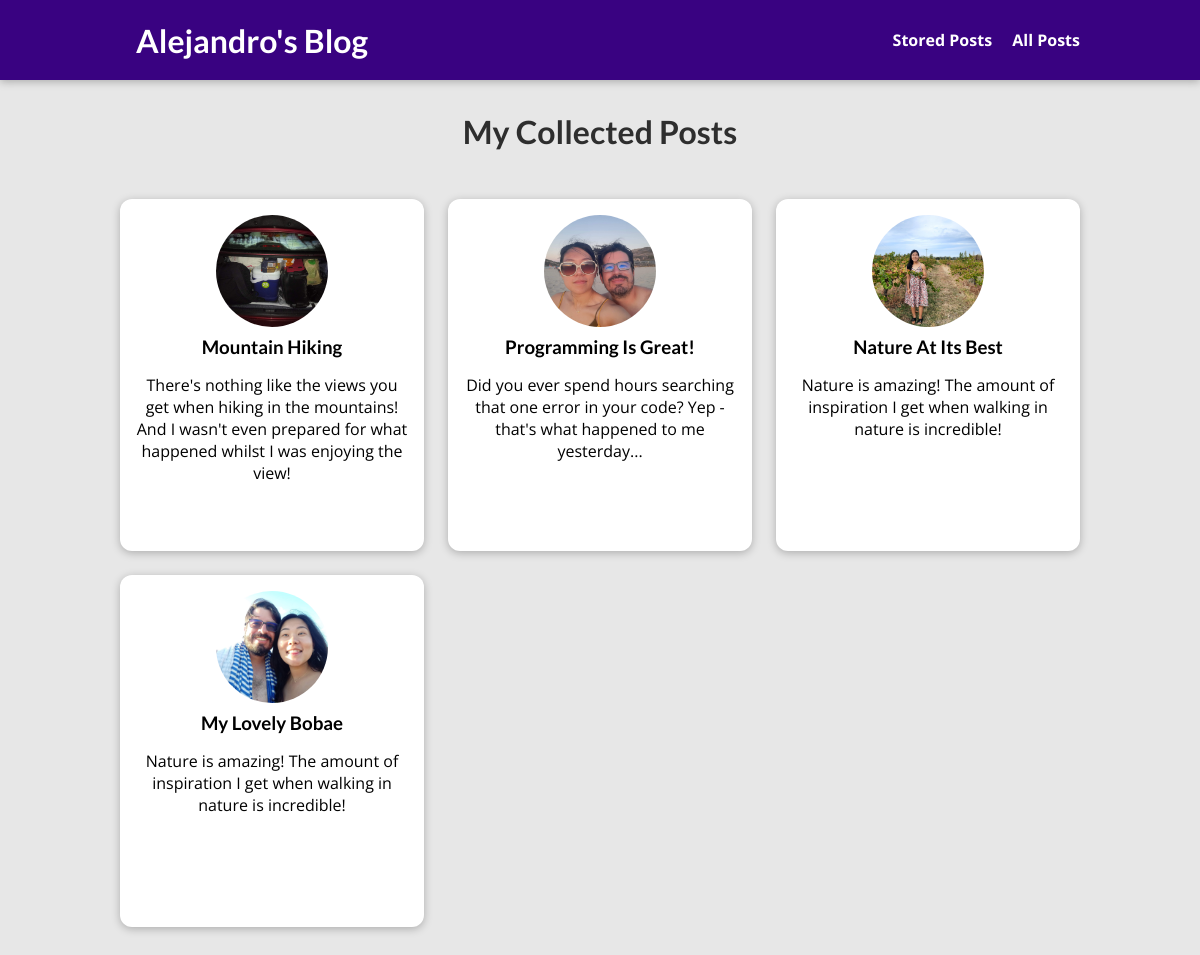
The page /posts on the database its author committed.
### blog/models.py (models this page shows, shortened)
class Post(models.Model):
    title = models.CharField(max_length=150)
    excerpt = models.CharField(max_length=200)
    image = models.ImageField(upload_to="posts", null = True)
    date = models.DateField(auto_now=True)
    slug = models.SlugField(unique=True, db_index=True)
    content = models.TextField(validators=[MinLengthValidator(10)])
    author = models.ForeignKey(Author, on_delete=models.SET_NULL, null=True, related_name="posts")
    tag = models.ManyToManyField(Tag)

### blog/views.py (the view)
# urls.py: path("posts", views.AllPostsView.as_view(), name="posts-page"),
class AllPostsView(ListView):
    template_name = "blog/all-posts.html"
    model = Post
    ordering = ["-date"]
    context_object_name = "all_posts"

### blog/templates/blog/all-posts.html (shortened to what this page needs)
{% extends "base.html" %}
{% load static %}
{% block css_files %}
    <link rel="stylesheet" href="{% static "blog/posts.css" %}" />
    <link rel="stylesheet" href="{% static "blog/all-posts.css" %}" />
{% endblock %}
{% block content %}
    <section id="all-posts">
        <h2>My Collected Posts</h2>
        <ul>
            {% for post in all_posts %}
                {% include "blog/includes/post.html" %}
            {% endfor %}
        </ul>
    </section>
{% endblock %}

### blog/templates/blog/includes/post.html
<li>
    <article class="post">
        <a href="{% url "post-detail-page" post.slug %}">
            <img src="{{ post.image.url }}" alt="{{ post.title }}">
            <div class="post__content">
                <h3>{{ post.title }}</h3>
                <p>{{ post.excerpt }}</p>
            </div>
        </a>
    </article>
</li>

### static/app.css (style rules this page uses)
* { box-sizing: border-box; }
html { font-family: 'Open Sans', 'Lato', sans-serif; }
body { margin: 0; }
h1, h2, h3 { font-family: 'Lato', sans-serif; font-weight: bold; }

### blog/static/blog/posts.css (style rules this page uses)
.post { display: flex; flex-direction: column; align-items: center; text-align: center; }
.post a { text-decoration: none; color: black; transition: all 0.2s ease; padding: 1rem; }
.post img { width: 5rem; height: 5rem; object-fit: cover; border-radius: 50%; }
.post h3 { margin: 0.25rem 0; }

### blog/static/blog/all-posts.css (style rules this page uses)
body { background-color: #e7e7e7; }
#all-posts { margin: 7rem auto; width: 90%; max-width: 60rem; }
#all-posts h2 { text-align: center; font-size: 2rem; color: #2e2e2e; margin: 3rem 0; }
ul { list-style: none; margin: 0; padding: 0; display: grid; grid-template-columns: repeat(auto-fill, minmax(17rem, 1fr)); gap: 1.5rem; }
.post img { width: 7rem; height: 7rem; }
.post a { height: 22rem; transform-origin: center; box-shadow: 0 2px 8px rgba(0, 0, 0, 0.25); border-radius: 12px; background-color: white; }

### rows shown on the page
Post: image (picture), title "Mountain Hiking", excerpt "There's nothing like the views you get when hiking in the mountains! And I wasn't even prepared for what happened whilst I was enjoying the view!"
Post: image (picture), title "Programming Is Great!", excerpt "Did you ever spend hours searching that one error in your code? Yep - that's what happened to me yesterday..."
Post: image (picture), title "Nature At Its Best", excerpt "Nature is amazing! The amount of inspiration I get when walking in nature is incredible!"
Post: image (picture), title "My Lovely Bobae", excerpt "Nature is amazing! The amount of inspiration I get when walking in nature is incredible!"
